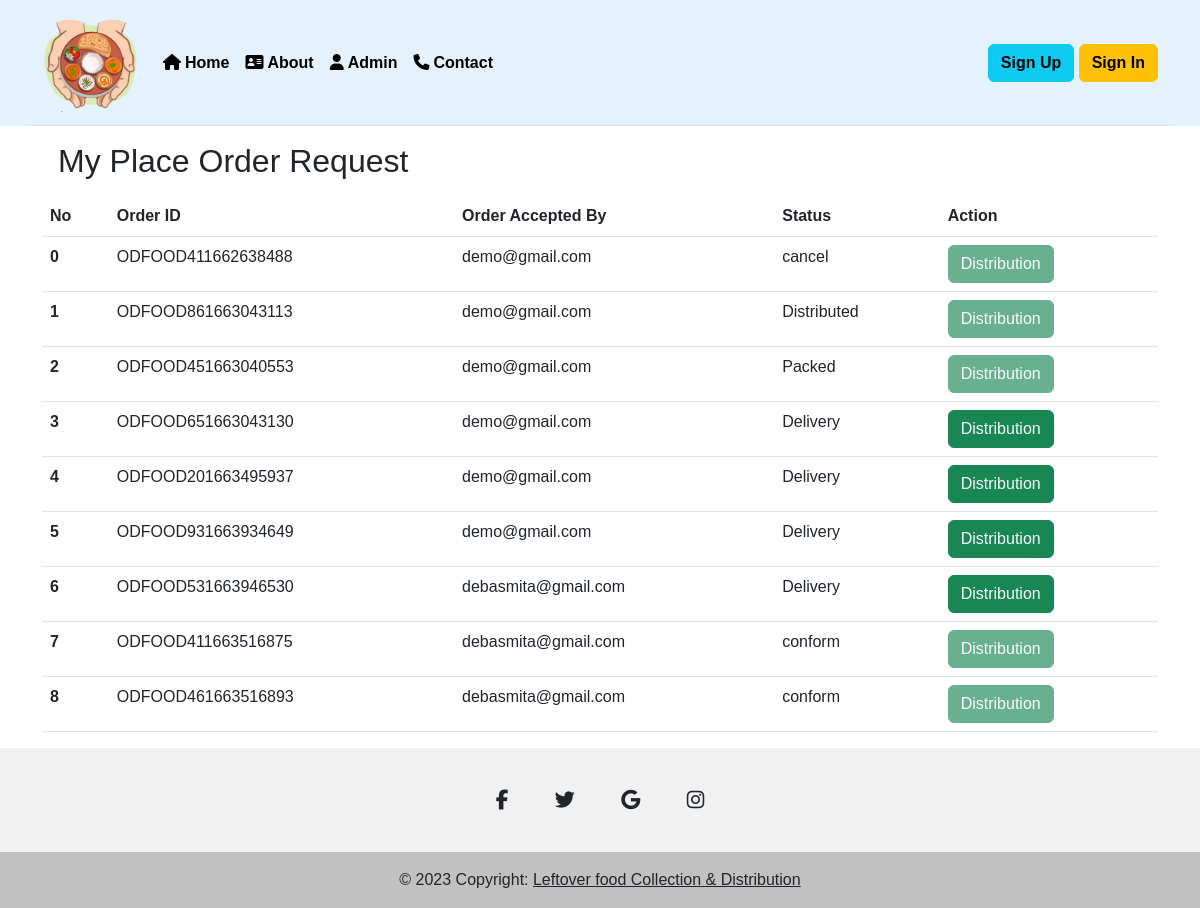
/pages/myorder.php?email=demo@gmail.com, run on the app's committed database.
### tables this page shows
CREATE TABLE `accept_order` (
  `id` int(11) NOT NULL,
  `order_id` varchar(100) NOT NULL,
  `order_place_By` varchar(100) NOT NULL,
  `order_accept_By` varchar(100) NOT NULL,
  `status` varchar(20) DEFAULT NULL
);

### pages/myorder.php (the view, shortened to what this page needs)
<?php
include_once("../server/db_conn.php")
?>
<?php include 'header.php' ?>
<link rel="stylesheet" href="css/order.css">
</head>
<body>
    <?php include 'navbar.php' ?>
    <div class="container mt-2 d-<?php if (isset($_GET['email'])) {
                                        echo "block";
                                    } else {
                                        echo "none";
                                    } ?>">
        <table class="table table-hover">
            <h2 class="m-3">My Place Order Request</h2>
            <thead>
                <tr>
                    <th scope="col">No</th>
                    <th scope="col">Order ID</th>
                    <th scope="col">Order Accepted By</th>
                    <th scope="col">Status</th>
                    <th scope="col">Action</th>
                </tr>
            </thead>
            <tbody>
                <?php
                $email = $_GET['email'];
                $sql = mysqli_query($con, "SELECT * FROM accept_order WHERE order_place_By='{$email}'");
                $no = 0;
                while ($row = mysqli_fetch_assoc($sql)) {
                ?>
                    <tr>
                        <th scope="row"><?php echo $no++; ?></th>
                        <td><?php echo $row['order_id']; ?></td>
                        <td><?php echo $row['order_accept_By']; ?></td>
                        <td><?php echo $row['status']; ?></td>
                        <td>
                            <button type="button" class="btn btn-success" <?php if ($row['status'] != 'Delivery') {
                                                                                echo "disabled";
                                                                            } ?>><a class="text-decoration-none text-light" href='myorder.php?orderID=<?php echo $row['order_id']; ?>'>Distribution</a></button>
                        </td>
                    </tr>
                <?php
                }
                ?>
            </tbody>
        </table>
    </div>
    <?php include 'footer.php' ?>

### pages/header.php (shortened to what this page needs)
<!DOCTYPE html>
<html lang="en">
<head>
    <link href="https://cdn.jsdelivr.net/npm/bootstrap@5.2.0-beta1/dist/css/bootstrap.min.css" rel="stylesheet"
>
    <link rel="stylesheet" href="css/style.css">

### pages/navbar.php (shortened to what this page needs)
<div style="background-color: #e3f2fd;">
    <nav class="container navbar navbar-expand-lg border-bottom navbar-light">
        <div class="container-fluid ">
            <a class="navbar-brand" href="#">
                <img src="../img/logo2.png.png" alt="" class="logo">
            </a>
            <div class="collapse navbar-collapse" id="navBarButtonSowHide">
                <ul class="navbar-nav me-auto mb-6 mb-lg-0">
                    <li class="nav-item">
                        <a class="nav-link fw-bold" href="../index.php"><i class="fas fa-home me-1"></i>Home</a>
                    </li>
                    <li class="nav-item">
                        <a class="nav-link fw-bold" href="../pages/about.php"><i
                                class="fas fa-address-card me-1"></i>About</a>
                    </li>
                    <li class="nav-item">
                        <a class="nav-link fw-bold" href="../admin/template"><i class="fa fa-user me-1"
                                aria-hidden="true"></i>Admin</a>
                    </li>
                    <li class="nav-item">
                        <a class="nav-link  fw-bold" href="../pages/contact.php"><i class="fa fa-phone me-1"
                                aria-hidden="true"></i>Contact</a>
                    </li>
                </ul>
                <div class="d-grid gap-2 d-md-block">
                    <?php
                    if ((isset($_SESSION['login_status']) && isset($_SESSION['login_user_email']) && $_SESSION['login_status'])) {
                        ?>
                    <li class="dropdown">
                        <a class="dropdown-toggle" href="#" data-bs-toggle="dropdown" aria-expanded="false"
                            id="profileDropdown" style="color: white;">
                            <img src="../img/user.png" alt="profile">
                        </a>
                        <ul class="dropdown-menu dropdown-menu-dark">
                            <li class="p-2"><a class="dropdown-item text-center active" href="pages/profile.php">Login
                                    as</a></li>
                            <li><a class="dropdown-item">
                                    <?php echo $_SESSION['login_user_name']?>
                                </a></li>
                            <li><a class="dropdown-item "
                                    href="myorder.php?email=<?php echo $_SESSION['login_user_email']?>">My Order</a>
                            </li>
                            <li><a class="dropdown-item" href="../pages/logout.php">Log Out</a></li>
                        </ul>
                    </li>
                    <?php
                    } else {
                      ?>
                     <a class="btn btn-info fw-bold" type="button" href="../pages/resister.php">Sign Up</a>
                     <a class="btn btn-warning fw-bold" type="button" href="../pages/login.php">Sign In</a>
                    <?php
                    }
                ?>
                </div>
            </div>
        </div>
    </nav>
</div>

### pages/footer.php (shortened to what this page needs)
  <section class="footer">
    <footer class="text-center text-white" style="background-color: #f1f1f1;">
      <div class="container pt-4">
        <section class="mb-4">
          <a class="btn btn-link btn-floating btn-lg text-dark m-1" href="https://www.facebook.com/" role="button"
            data-mdb-ripple-color="dark"><i class="fab fa-facebook-f"></i></a>
          <a class="btn btn-link btn-floating btn-lg text-dark m-1" href="https://twitter.com/" role="button"
            data-mdb-ripple-color="dark"><i class="fab fa-twitter"></i></a>
          <a class="btn btn-link btn-floating btn-lg text-dark m-1" href="https://shorturl.at/fmwz2" role="button"
            data-mdb-ripple-color="dark"><i class="fab fa-google"></i></a>
          <a class="btn btn-link btn-floating btn-lg text-dark m-1" href="https://www.instagram.com/" role="button"
            data-mdb-ripple-color="dark"><i class="fab fa-instagram"></i></a>
        </section>
      </div>
      <div class="text-center text-dark p-3" style="background-color: rgba(0, 0, 0, 0.2);">
        © 2023 Copyright:
        <a class="text-dark" href="#">Leftover food Collection & Distribution</a>
      </div>
    </footer>
  </section>
</body>
</html>

### pages/css/style.css (style rules this page uses)
.navbar-nav .nav-item a { color: black; transition: 0.4s ease; }
.logo { height: 99px; width: 97px; }

### pages/css/order.css (style rules this page uses)
body { font-family: "Poppins", sans-serif; font-weight: 300; }

### data on the page
accept_order: order "ODFOOD411662638488", order_accept_By "demo@gmail.com", status "cancel"
accept_order: order "ODFOOD861663043113", order_accept_By "demo@gmail.com", status "Distributed"
accept_order: order "ODFOOD451663040553", order_accept_By "demo@gmail.com", status "Packed"
accept_order: order "ODFOOD651663043130", order_accept_By "demo@gmail.com", status "Delivery"
accept_order: order "ODFOOD201663495937", order_accept_By "demo@gmail.com", status "Delivery"
accept_order: order "ODFOOD931663934649", order_accept_By "demo@gmail.com", status "Delivery"
accept_order: order "ODFOOD531663946530", order_accept_By "debasmita@gmail.com", status "Delivery"
accept_order: order "ODFOOD411663516875", order_accept_By "debasmita@gmail.com", status "conform"
accept_order: order "ODFOOD461663516893", order_accept_By "debasmita@gmail.com", status "conform"
